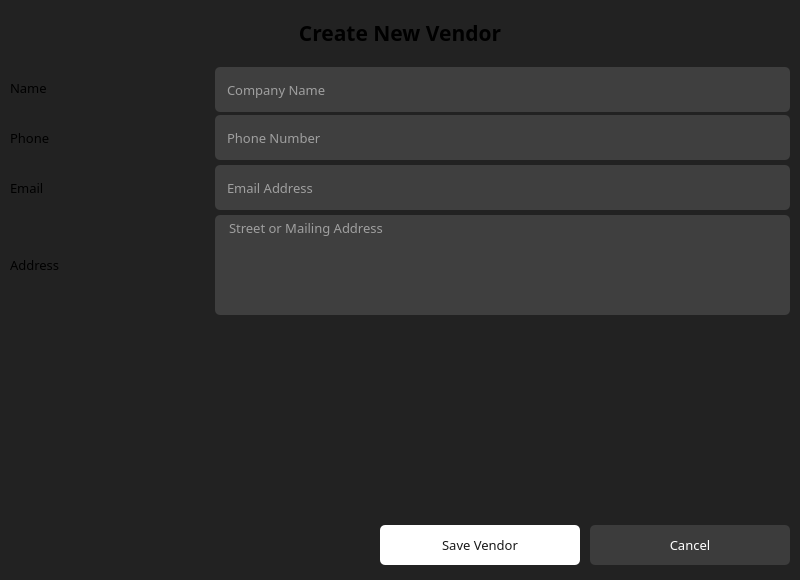
<?xml version="1.0" encoding="UTF-8"?>
<ui version="4.0">
 <class>NewVendorDialog</class>
 <widget class="QDialog" name="NewVendorDialog">
  <property name="windowModality">
   <enum>Qt::WindowModality::ApplicationModal</enum>
  </property>
  <property name="geometry">
   <rect>
    <x>0</x>
    <y>0</y>
    <width>800</width>
    <height>580</height>
   </rect>
  </property>
  <property name="minimumSize">
   <size>
    <width>800</width>
    <height>580</height>
   </size>
  </property>
  <property name="maximumSize">
   <size>
    <width>800</width>
    <height>580</height>
   </size>
  </property>
  <property name="windowTitle">
   <string>New Customer Form</string>
  </property>
  <property name="styleSheet">
   <string notr="true">#NewVendorDialog {
	background-color: #222;
}
QWidget {
}
QPushButton {
	border: None;
	border-radius: 5px;
	background-color: #fff;
	color: #1a1a1a;
}</string>
  </property>
  <layout class="QVBoxLayout" name="verticalLayout">
   <property name="spacing">
    <number>10</number>
   </property>
   <property name="leftMargin">
    <number>10</number>
   </property>
   <property name="topMargin">
    <number>10</number>
   </property>
   <property name="rightMargin">
    <number>10</number>
   </property>
   <property name="bottomMargin">
    <number>10</number>
   </property>
   <item>
    <widget class="QLabel" name="lb_page_title">
     <property name="minimumSize">
      <size>
       <width>0</width>
       <height>45</height>
      </size>
     </property>
     <property name="maximumSize">
      <size>
       <width>16777215</width>
       <height>45</height>
      </size>
     </property>
     <property name="font">
      <font>
       <family>Lexend</family>
       <pointsize>16</pointsize>
       <bold>true</bold>
      </font>
     </property>
     <property name="text">
      <string>Create New Vendor</string>
     </property>
     <property name="alignment">
      <set>Qt::AlignmentFlag::AlignCenter</set>
     </property>
    </widget>
   </item>
   <item>
    <widget class="QWidget" name="container" native="true">
     <layout class="QHBoxLayout" name="horizontalLayout">
      <property name="spacing">
       <number>5</number>
      </property>
      <property name="leftMargin">
       <number>0</number>
      </property>
      <property name="topMargin">
       <number>0</number>
      </property>
      <property name="rightMargin">
       <number>0</number>
      </property>
      <property name="bottomMargin">
       <number>0</number>
      </property>
      <item>
       <widget class="QWidget" name="wd_form_labels" native="true">
        <property name="minimumSize">
         <size>
          <width>200</width>
          <height>0</height>
         </size>
        </property>
        <property name="maximumSize">
         <size>
          <width>200</width>
          <height>16777215</height>
         </size>
        </property>
        <layout class="QVBoxLayout" name="verticalLayout_3">
         <property name="spacing">
          <number>5</number>
         </property>
         <property name="leftMargin">
          <number>0</number>
         </property>
         <property name="topMargin">
          <number>0</number>
         </property>
         <property name="rightMargin">
          <number>0</number>
         </property>
         <property name="bottomMargin">
          <number>0</number>
         </property>
         <item>
          <widget class="QLabel" name="lb_vendor_name">
           <property name="minimumSize">
            <size>
             <width>0</width>
             <height>45</height>
            </size>
           </property>
           <property name="maximumSize">
            <size>
             <width>16777215</width>
             <height>45</height>
            </size>
           </property>
           <property name="font">
            <font>
             <family>Lexend</family>
             <pointsize>10</pointsize>
            </font>
           </property>
           <property name="text">
            <string>Name</string>
           </property>
          </widget>
         </item>
         <item>
          <widget class="QLabel" name="lb_phone">
           <property name="minimumSize">
            <size>
             <width>0</width>
             <height>45</height>
            </size>
           </property>
           <property name="maximumSize">
            <size>
             <width>16777215</width>
             <height>45</height>
            </size>
           </property>
           <property name="font">
            <font>
             <family>Lexend</family>
             <pointsize>10</pointsize>
            </font>
           </property>
           <property name="text">
            <string>Phone</string>
           </property>
          </widget>
         </item>
         <item>
          <widget class="QLabel" name="lb_email">
           <property name="minimumSize">
            <size>
             <width>0</width>
             <height>45</height>
            </size>
           </property>
           <property name="maximumSize">
            <size>
             <width>16777215</width>
             <height>45</height>
            </size>
           </property>
           <property name="font">
            <font>
             <family>Lexend</family>
             <pointsize>10</pointsize>
            </font>
           </property>
           <property name="text">
            <string>Email</string>
           </property>
          </widget>
         </item>
         <item>
          <widget class="QLabel" name="lb_address">
           <property name="minimumSize">
            <size>
             <width>0</width>
             <height>100</height>
            </size>
           </property>
           <property name="maximumSize">
            <size>
             <width>16777215</width>
             <height>100</height>
            </size>
           </property>
           <property name="font">
            <font>
             <family>Lexend</family>
             <pointsize>10</pointsize>
            </font>
           </property>
           <property name="text">
            <string>Address</string>
           </property>
           <property name="alignment">
            <set>Qt::AlignmentFlag::AlignLeading|Qt::AlignmentFlag::AlignLeft|Qt::AlignmentFlag::AlignVCenter</set>
           </property>
          </widget>
         </item>
         <item>
          <spacer name="verticalSpacer">
           <property name="orientation">
            <enum>Qt::Orientation::Vertical</enum>
           </property>
           <property name="sizeHint" stdset="0">
            <size>
             <width>20</width>
             <height>40</height>
            </size>
           </property>
          </spacer>
         </item>
        </layout>
       </widget>
      </item>
      <item>
       <widget class="QWidget" name="wd_form_edit" native="true">
        <property name="styleSheet">
         <string notr="true">#wd_form_edit QLineEdit, QComboBox, QTextEdit {
	background-color: #3f3f3f;
	color: #fff;
	border: None;
	border-radius: 5px;
	padding-left: 10px;
}</string>
        </property>
        <layout class="QVBoxLayout" name="verticalLayout_2">
         <property name="spacing">
          <number>5</number>
         </property>
         <property name="leftMargin">
          <number>0</number>
         </property>
         <property name="topMargin">
          <number>0</number>
         </property>
         <property name="rightMargin">
          <number>0</number>
         </property>
         <property name="bottomMargin">
          <number>0</number>
         </property>
         <item>
          <widget class="QWidget" name="wd_fullname" native="true">
           <property name="minimumSize">
            <size>
             <width>0</width>
             <height>45</height>
            </size>
           </property>
           <property name="maximumSize">
            <size>
             <width>16777215</width>
             <height>40</height>
            </size>
           </property>
           <property name="styleSheet">
            <string notr="true"/>
           </property>
           <layout class="QHBoxLayout" name="horizontalLayout_3">
            <property name="spacing">
             <number>5</number>
            </property>
            <property name="leftMargin">
             <number>0</number>
            </property>
            <property name="topMargin">
             <number>0</number>
            </property>
            <property name="rightMargin">
             <number>0</number>
            </property>
            <property name="bottomMargin">
             <number>0</number>
            </property>
            <item>
             <widget class="QLineEdit" name="le_vendor_name">
              <property name="minimumSize">
               <size>
                <width>0</width>
                <height>45</height>
               </size>
              </property>
              <property name="maximumSize">
               <size>
                <width>16777215</width>
                <height>45</height>
               </size>
              </property>
              <property name="font">
               <font>
                <family>Lexend</family>
                <pointsize>10</pointsize>
               </font>
              </property>
              <property name="text">
               <string/>
              </property>
              <property name="placeholderText">
               <string>Company Name</string>
              </property>
             </widget>
            </item>
           </layout>
          </widget>
         </item>
         <item>
          <widget class="QLineEdit" name="le_phone">
           <property name="minimumSize">
            <size>
             <width>0</width>
             <height>45</height>
            </size>
           </property>
           <property name="maximumSize">
            <size>
             <width>16777215</width>
             <height>45</height>
            </size>
           </property>
           <property name="font">
            <font>
             <family>Lexend</family>
             <pointsize>10</pointsize>
            </font>
           </property>
           <property name="placeholderText">
            <string>Phone Number</string>
           </property>
          </widget>
         </item>
         <item>
          <widget class="QLineEdit" name="le_email">
           <property name="minimumSize">
            <size>
             <width>0</width>
             <height>45</height>
            </size>
           </property>
           <property name="maximumSize">
            <size>
             <width>16777215</width>
             <height>45</height>
            </size>
           </property>
           <property name="font">
            <font>
             <family>Lexend</family>
             <pointsize>10</pointsize>
            </font>
           </property>
           <property name="placeholderText">
            <string>Email Address</string>
           </property>
          </widget>
         </item>
         <item>
          <widget class="QTextEdit" name="te_address">
           <property name="minimumSize">
            <size>
             <width>0</width>
             <height>100</height>
            </size>
           </property>
           <property name="maximumSize">
            <size>
             <width>16777215</width>
             <height>100</height>
            </size>
           </property>
           <property name="font">
            <font>
             <family>Lexend</family>
             <pointsize>10</pointsize>
            </font>
           </property>
           <property name="acceptDrops">
            <bool>false</bool>
           </property>
           <property name="styleSheet">
            <string notr="true">#te_address {
	background-color: #3f3f3f;
	color: white;
	border: None;
	border-radius: 5px;
}</string>
           </property>
           <property name="placeholderText">
            <string>Street or Mailing Address</string>
           </property>
          </widget>
         </item>
         <item>
          <spacer name="verticalSpacer_2">
           <property name="orientation">
            <enum>Qt::Orientation::Vertical</enum>
           </property>
           <property name="sizeHint" stdset="0">
            <size>
             <width>20</width>
             <height>40</height>
            </size>
           </property>
          </spacer>
         </item>
        </layout>
       </widget>
      </item>
     </layout>
    </widget>
   </item>
   <item>
    <widget class="QWidget" name="wd_form_buttons" native="true">
     <property name="minimumSize">
      <size>
       <width>0</width>
       <height>50</height>
      </size>
     </property>
     <property name="maximumSize">
      <size>
       <width>16777215</width>
       <height>50</height>
      </size>
     </property>
     <layout class="QHBoxLayout" name="horizontalLayout_2">
      <property name="spacing">
       <number>10</number>
      </property>
      <property name="leftMargin">
       <number>0</number>
      </property>
      <property name="topMargin">
       <number>0</number>
      </property>
      <property name="rightMargin">
       <number>0</number>
      </property>
      <property name="bottomMargin">
       <number>0</number>
      </property>
      <item>
       <spacer name="horizontalSpacer">
        <property name="orientation">
         <enum>Qt::Orientation::Horizontal</enum>
        </property>
        <property name="sizeHint" stdset="0">
         <size>
          <width>40</width>
          <height>20</height>
         </size>
        </property>
       </spacer>
      </item>
      <item>
       <widget class="QPushButton" name="pb_save">
        <property name="minimumSize">
         <size>
          <width>200</width>
          <height>40</height>
         </size>
        </property>
        <property name="maximumSize">
         <size>
          <width>200</width>
          <height>16777215</height>
         </size>
        </property>
        <property name="font">
         <font>
          <family>Lexend</family>
          <pointsize>10</pointsize>
         </font>
        </property>
        <property name="styleSheet">
         <string notr="true">#pb_save:hover {
	background-color: #9c9c9c;
}</string>
        </property>
        <property name="text">
         <string>Save Vendor</string>
        </property>
       </widget>
      </item>
      <item>
       <widget class="QPushButton" name="pb_cancel">
        <property name="minimumSize">
         <size>
          <width>200</width>
          <height>40</height>
         </size>
        </property>
        <property name="maximumSize">
         <size>
          <width>200</width>
          <height>16777215</height>
         </size>
        </property>
        <property name="font">
         <font>
          <family>Lexend</family>
          <pointsize>10</pointsize>
         </font>
        </property>
        <property name="styleSheet">
         <string notr="true">#pb_cancel {
	background-color: #3c3c3c;
	color: white;
}
#pb_cancel:hover {
	background-color: #6c6c6c;
}</string>
        </property>
        <property name="text">
         <string>Cancel</string>
        </property>
       </widget>
      </item>
     </layout>
    </widget>
   </item>
  </layout>
 </widget>
 <resources/>
 <connections/>
</ui>
